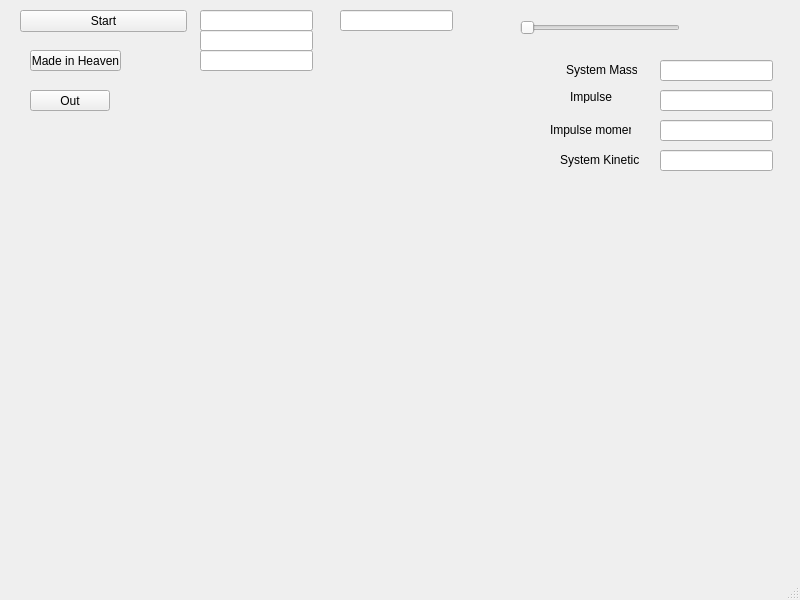
<?xml version="1.0" encoding="UTF-8"?>
<ui version="4.0">
 <class>MainWindow</class>
 <widget class="QMainWindow" name="MainWindow">
  <property name="windowModality">
   <enum>Qt::NonModal</enum>
  </property>
  <property name="geometry">
   <rect>
    <x>0</x>
    <y>0</y>
    <width>800</width>
    <height>600</height>
   </rect>
  </property>
  <property name="windowTitle">
   <string>MainWindow</string>
  </property>
  <widget class="QWidget" name="centralwidget">
   <widget class="QPushButton" name="pushButtonStart">
    <property name="geometry">
     <rect>
      <x>20</x>
      <y>10</y>
      <width>167</width>
      <height>22</height>
     </rect>
    </property>
    <property name="text">
     <string>Start</string>
    </property>
   </widget>
   <widget class="QLineEdit" name="lineEdit">
    <property name="geometry">
     <rect>
      <x>200</x>
      <y>10</y>
      <width>113</width>
      <height>21</height>
     </rect>
    </property>
   </widget>
   <widget class="QLineEdit" name="lineEdit_2">
    <property name="geometry">
     <rect>
      <x>200</x>
      <y>30</y>
      <width>113</width>
      <height>21</height>
     </rect>
    </property>
   </widget>
   <widget class="QLineEdit" name="lineEdit_3">
    <property name="geometry">
     <rect>
      <x>200</x>
      <y>50</y>
      <width>113</width>
      <height>21</height>
     </rect>
    </property>
   </widget>
   <widget class="QLineEdit" name="lineEdit_4">
    <property name="geometry">
     <rect>
      <x>340</x>
      <y>10</y>
      <width>113</width>
      <height>21</height>
     </rect>
    </property>
   </widget>
   <widget class="QSlider" name="horizontalSlider">
    <property name="geometry">
     <rect>
      <x>520</x>
      <y>20</y>
      <width>160</width>
      <height>16</height>
     </rect>
    </property>
    <property name="orientation">
     <enum>Qt::Horizontal</enum>
    </property>
   </widget>
   <widget class="QPushButton" name="pushButton">
    <property name="geometry">
     <rect>
      <x>30</x>
      <y>50</y>
      <width>91</width>
      <height>21</height>
     </rect>
    </property>
    <property name="text">
     <string>Made in Heaven</string>
    </property>
   </widget>
   <widget class="QPushButton" name="pushButton_2">
    <property name="geometry">
     <rect>
      <x>30</x>
      <y>90</y>
      <width>80</width>
      <height>21</height>
     </rect>
    </property>
    <property name="text">
     <string>Out</string>
    </property>
   </widget>
   <widget class="QLineEdit" name="lineEdit_5">
    <property name="geometry">
     <rect>
      <x>660</x>
      <y>60</y>
      <width>113</width>
      <height>21</height>
     </rect>
    </property>
   </widget>
   <widget class="QLineEdit" name="lineEdit_6">
    <property name="geometry">
     <rect>
      <x>660</x>
      <y>90</y>
      <width>113</width>
      <height>21</height>
     </rect>
    </property>
   </widget>
   <widget class="QLineEdit" name="lineEdit_7">
    <property name="geometry">
     <rect>
      <x>660</x>
      <y>120</y>
      <width>113</width>
      <height>21</height>
     </rect>
    </property>
   </widget>
   <widget class="QLineEdit" name="lineEdit_8">
    <property name="geometry">
     <rect>
      <x>660</x>
      <y>150</y>
      <width>113</width>
      <height>21</height>
     </rect>
    </property>
   </widget>
   <widget class="QLabel" name="label">
    <property name="geometry">
     <rect>
      <x>566</x>
      <y>60</y>
      <width>71</width>
      <height>20</height>
     </rect>
    </property>
    <property name="text">
     <string>System Mass</string>
    </property>
   </widget>
   <widget class="QLabel" name="label_2">
    <property name="geometry">
     <rect>
      <x>570</x>
      <y>90</y>
      <width>47</width>
      <height>13</height>
     </rect>
    </property>
    <property name="text">
     <string>Impulse</string>
    </property>
   </widget>
   <widget class="QLabel" name="label_3">
    <property name="geometry">
     <rect>
      <x>550</x>
      <y>120</y>
      <width>81</width>
      <height>20</height>
     </rect>
    </property>
    <property name="text">
     <string>Impulse moment</string>
    </property>
   </widget>
   <widget class="QLabel" name="label_4">
    <property name="geometry">
     <rect>
      <x>560</x>
      <y>150</y>
      <width>81</width>
      <height>20</height>
     </rect>
    </property>
    <property name="text">
     <string>System Kinetic</string>
    </property>
   </widget>
  </widget>
  <widget class="QMenuBar" name="menubar">
   <property name="geometry">
    <rect>
     <x>0</x>
     <y>0</y>
     <width>800</width>
     <height>20</height>
    </rect>
   </property>
  </widget>
  <widget class="QStatusBar" name="statusbar"/>
  <action name="actionNEW">
   <property name="text">
    <string>NEW</string>
   </property>
   <property name="toolTip">
    <string>&lt;html&gt;&lt;head/&gt;&lt;body&gt;&lt;p&gt;new text&lt;/p&gt;&lt;/body&gt;&lt;/html&gt;</string>
   </property>
  </action>
 </widget>
 <resources/>
 <connections/>
</ui>
